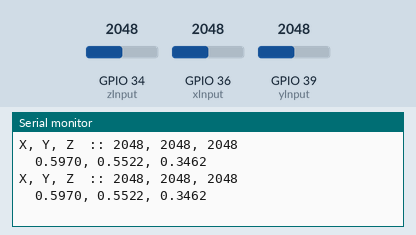
The sketch below on a simulated ESP32. Shown: the last lines printed to the serial monitor. The test bench sets the inputs (shaded band); at power-on: GPIO 34 (zInput) = 2048, GPIO 36 (xInput) = 2048, GPIO 39 (yInput) = 2048.

Above: at 1.8 s.
1.9 s: GPIO 34 (zInput) set to 2866
At 2.8 s:
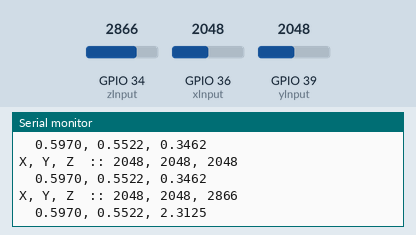
3.4 s: GPIO 36 (xInput) set to 2866
At 4.5 s:
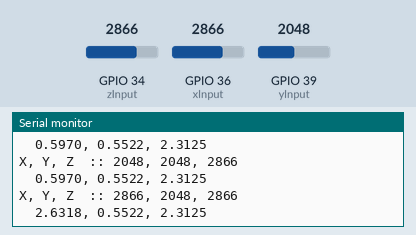
4.9 s: GPIO 39 (yInput) set to 2866
At 5.4 s:
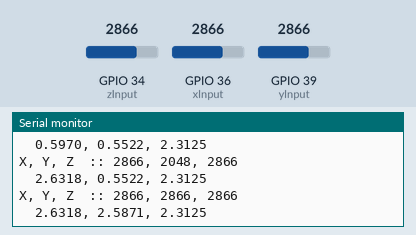
6.4 s: GPIO 34 (zInput) set to 3603
At 7.7 s:
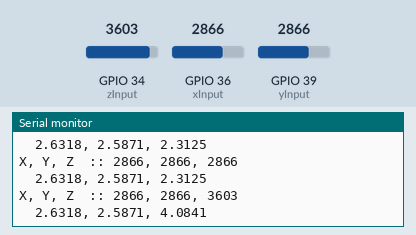
7.9 s: GPIO 36 (xInput) set to 3603
At 8.8 s:
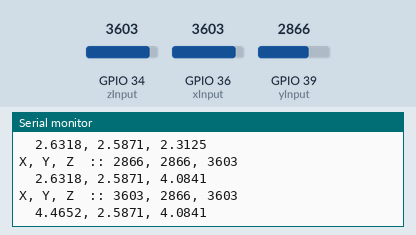
9.4 s: GPIO 39 (yInput) set to 3603
At 10.8 s:
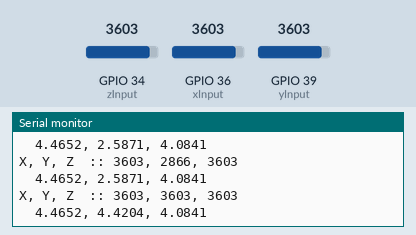
Timing chart, 0 to 11.9 s (numbered marks = the images above; inputs shaded):
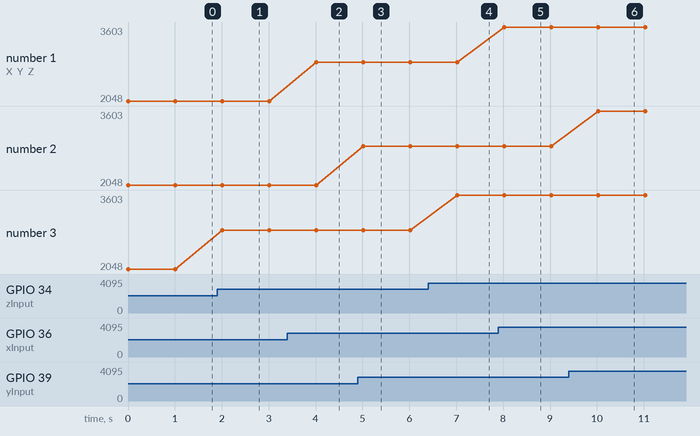

The sketch:

adxl335_example.ino
```cpp
#define X_OFFSET 1808
#define X_GAIN 402
#define Y_OFFSET 1826
#define Y_GAIN 402
#define Z_OFFSET 1904
#define Z_GAIN 416

const int xInput = 36;
const int yInput = 39;
const int zInput = 34;

// initialize minimum and maximum Raw Ranges for each axis
int RawMin = 0;
int RawMax = 4095;

// Take multiple samples to reduce noise
const int sampleSize = 1;

void setup()
{
  Serial.begin(9600);
}

void loop()
{
  //Read raw values
  int xRaw = analogRead(xInput);
  delay(1);
  int yRaw = analogRead(yInput);
  delay(1);
  int zRaw = analogRead(zInput);

  float xScaled = ((float)xRaw - X_OFFSET) / X_GAIN;
  float yScaled = ((float)yRaw - Y_OFFSET) / Y_GAIN;
  float zScaled = ((float)zRaw - Z_OFFSET) / Z_GAIN;

  Serial.print("X, Y, Z  :: ");
  Serial.print(xRaw);
  Serial.print(", ");
  Serial.print(yRaw);
  Serial.print(", ");
  Serial.println(zRaw);
  Serial.print("\t");
  Serial.print(xScaled, 4);
  Serial.print(", ");
  Serial.print(yScaled, 4);
  Serial.print(", ");
  Serial.println(zScaled, 4);
  delay(1000);
}
```

Measured:
- after the input at 1.9 s, the serial monitor: prints a new line after 0.11 s (image 1)
- after the input at 3.4 s, the serial monitor: prints a new line after 0.61 s (image 2)
- after the input at 4.9 s, the serial monitor: prints a new line after 0.12 s (image 3)
- after the input at 6.4 s, the serial monitor: prints a new line after 0.62 s (image 4)
- after the input at 7.9 s, the serial monitor: prints a new line after 0.12 s (image 5)
- after the input at 9.4 s, the serial monitor: prints a new line after 0.63 s (image 6)
- plotted number 3: 2048 → 2866 after the input at 1.9 s, 2866 → 3603 after the input at 6.4 s
